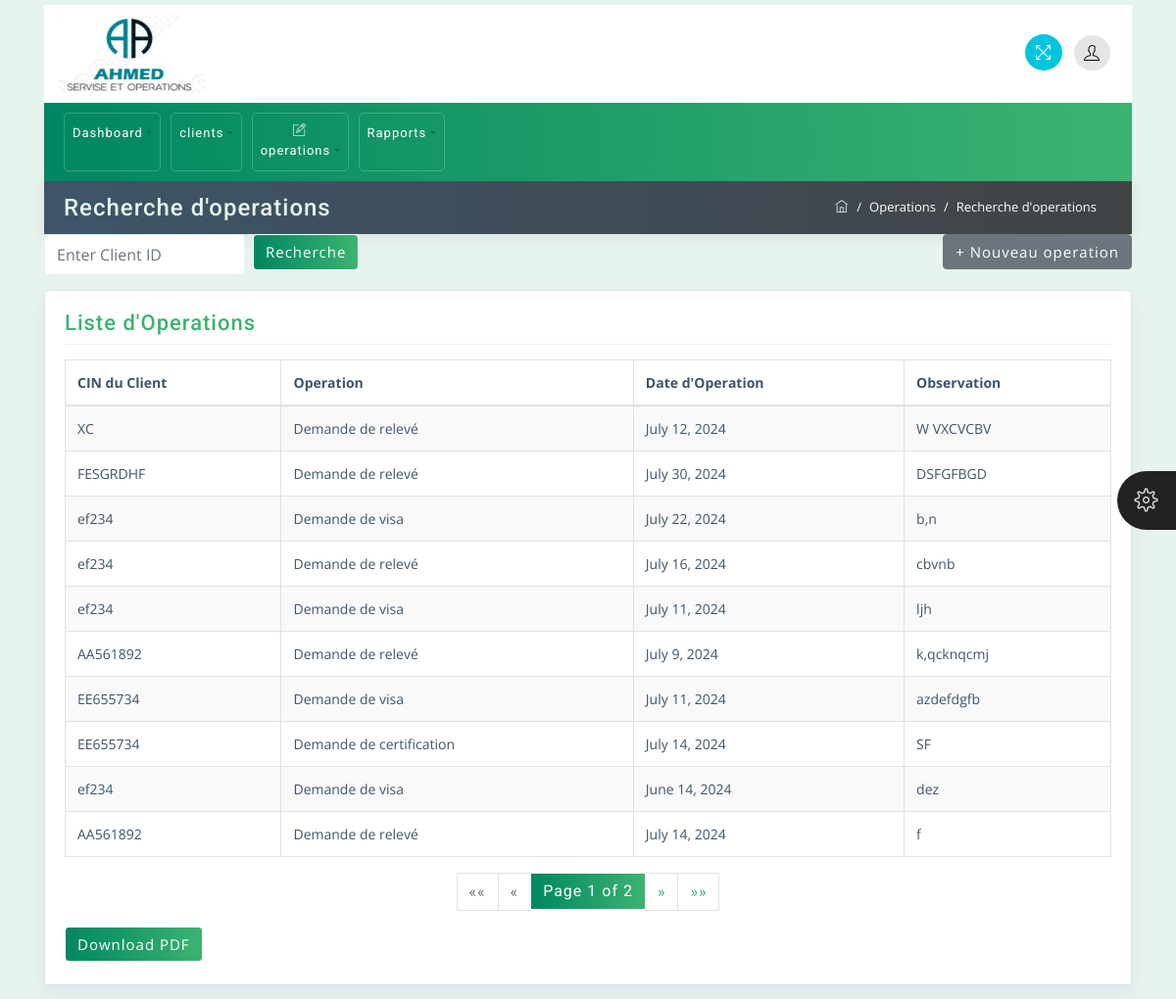
Before: /operation/all with the older database file.
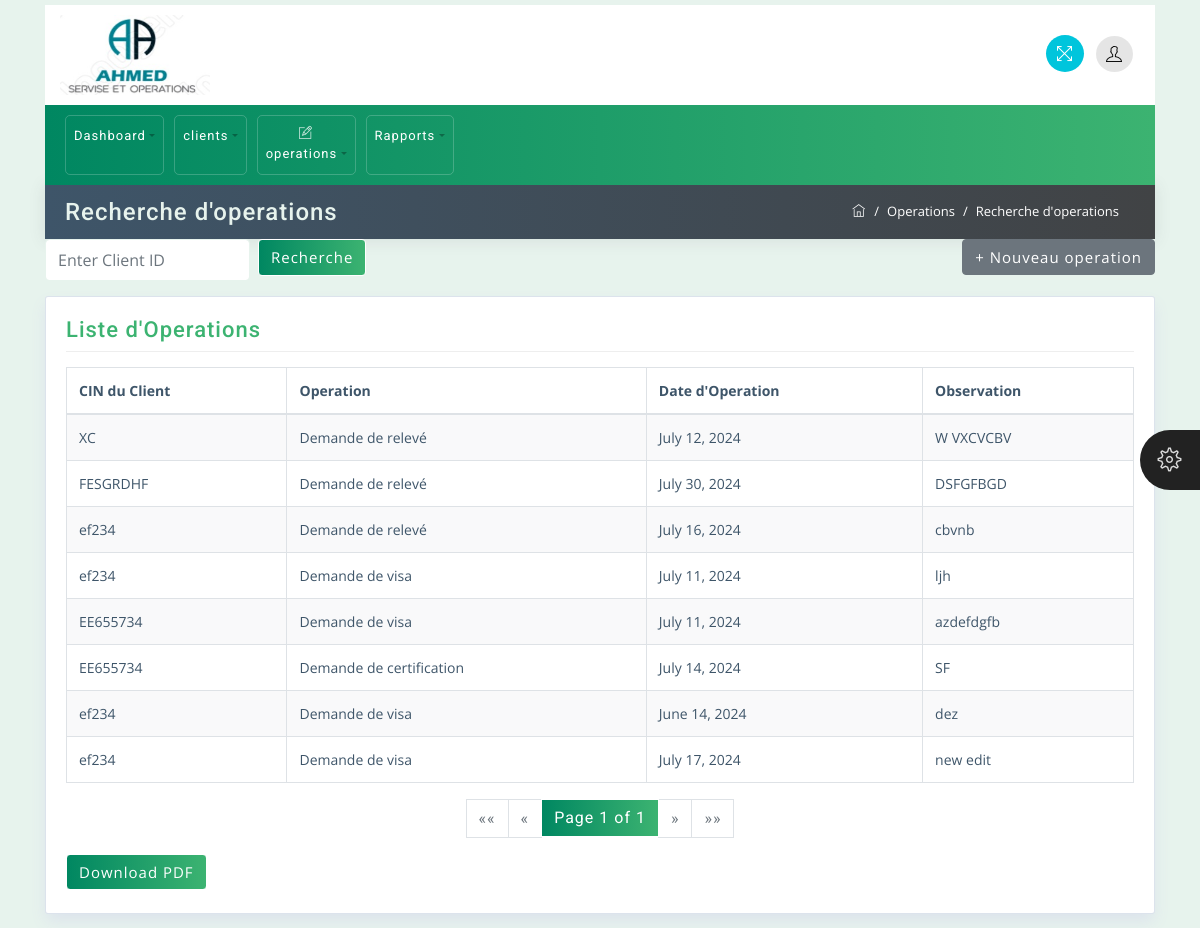
After: the same page with the newer database file.
### employe/models.py (models this page shows, shortened)
class Operation(models.Model):
    client_id = models.CharField(max_length=100)
    operation = models.CharField(max_length=100)
    operation_date = models.DateField(default=timezone.now)
    observation = models.TextField()
    piece_jointe = models.FileField(upload_to='piece_jointe/')
    confirmed = models.BooleanField(default=False)

### employe/views.py (the view)
# urls.py: path('operation/all',OperationListView.as_view(),name='all_operation'),
class OperationListView(ListView):
    model = Operation
    template_name = 'client/operation_list.html'
    context_object_name = 'operations'
    paginate_by = 10
    def get_context_data(self, **kwargs):
        context = super().get_context_data(**kwargs)
        paginator = Paginator(self.get_queryset(), self.paginate_by)
        page_number = self.request.GET.get('page')
        page_obj = paginator.get_page(page_number)
        context['page_obj'] = page_obj
        context['operations'] = page_obj.object_list
        return context

### employe/templates/client/operation_list.html (shortened to what this page needs)
{% extends 'base.html' %}
{% block content %}
<div class="container mt-0">
    <div class="row breadcrumb-bar">
        <div class="col-md-6">
            <h3 class="block-title">Recherche d'operations</h3>
        </div>
        <div class="col-md-6">
            <ol class="breadcrumb">
                <li class="breadcrumb-item">
                    <a href="{% url 'employe:base' %}">
                        <span class="ti-home"></span>
                    </a>
                </li>
                <li class="breadcrumb-item">Operations</li>
                <li class="breadcrumb-item active">Recherche d'operations</li>
            </ol>
        </div>
    </div>
</div>
<div class="container">
    <div class="d-flex justify-content-between align-items-center">
        <form method="get" action="{% url 'employe:search_operations' %}" class="d-flex">
            <div class="form-group mb-0 mr-2">
                <input type="text" name="query" id="query" class="form-control" placeholder="Enter Client ID" value="{{ request.GET.query }}">
            </div>
            <button type="submit" class="btn btn-primary">Recherche</button>
        </form>
        <a href="{% url 'employe:add_operation' %}" class="btn btn-secondary">+ Nouveau operation</a>
    </div>
</div>
<div class="container">
    <div class="row">
        <div class="col-md-12">
            <div class="widget-area-2 proclinic-box-shadow">
                <h3 class="widget-title">Liste d'Operations</h3>
                <div class="table-responsive mb-3">
                    <table id="tableId" class="table table-bordered table-striped">
                        <thead>
                            <tr>
                                <th> CIN du Client</th>
                                <th>Operation</th>
                                <th>Date d'Operation </th>
                                <th>Observation</th>
                            </tr>
                        </thead>
                        <tbody>
                            {% for operation in operations %}
                            <tr>
                                <td><a href="{% url 'employe:detailsop' client_id=operation.client_id %}">{{ operation.client_id }}</a></td>
                                <td>
                                    <a href="#" data-toggle="modal" data-target="#operationModal" data-operation="{{ operation.id }}">
                                        {{ operation.operation }}
                                    </a>
                                </td>
                                <td>{{ operation.operation_date }}</td>
                                <td>{{ operation.observation }}</td>
                            </tr>
                            {% endfor %}
                        </tbody>
                    </table>
                    <nav aria-label="Page navigation">
                        <ul class="pagination justify-content-center">
                            {% if page_obj.has_previous %}
                                <li class="page-item">
                                    <a class="page-link" href="?page=1{% if request.GET.query %}&query={{ request.GET.query }}{% endif %}" aria-label="First">
                                        <span aria-hidden="true">&laquo;&laquo;</span>
                                        <span class="sr-only">First</span>
                                    </a>
                                </li>
                                <li class="page-item">
                                    <a class="page-link" href="?page={{ page_obj.previous_page_number }}{% if request.GET.query %}&query={{ request.GET.query }}{% endif %}" aria-label="Previous">
                                        <span aria-hidden="true">&laquo;</span>
                                        <span class="sr-only">Previous</span>
                                    </a>
                                </li>
                            {% else %}
                                <li class="page-item disabled">
                                    <a class="page-link" href="#" aria-label="First">
                                        <span aria-hidden="true">&laquo;&laquo;</span>
                                    </a>
                                </li>
                                <li class="page-item disabled">
                                    <a class="page-link" href="#" aria-label="Previous">
                                        <span aria-hidden="true">&laquo;</span>
                                    </a>
                                </li>
                            {% endif %}
                            <li class="page-item active"><span class="page-link">Page {{ page_obj.number }} of {{ page_obj.paginator.num_pages }}</span></li>
                            {% if page_obj.has_next %}
                                <li class="page-item">
                                    <a class="page-link" href="?page={{ page_obj.next_page_number }}{% if request.GET.query %}&query={{ request.GET.query }}{% endif %}" aria-label="Next">
                                        <span aria-hidden="true">&raquo;</span>
                                    </a>
                                </li>
                                <li class="page-item">
                                    <a class="page-link" href="?page={{ page_obj.paginator.num_pages }}{% if request.GET.query %}&query={{ request.GET.query }}{% endif %}" aria-label="Last">
                                        <span aria-hidden="true">&raquo;&raquo;</span>
                                    </a>
                                </li>
                            {% else %}
                                <li class="page-item disabled">
                                    <a class="page-link" href="#" aria-label="Next">
                                        <span aria-hidden="true">&raquo;</span>
                                    </a>
                                </li>
                                <li class="page-item disabled">
                                    <a class="page-link" href="#" aria-label="Last">
                                        <span aria-hidden="true">&raquo;&raquo;</span>
                                    </a>
                                </li>
                            {% endif %}
                        </ul>
                    </nav>
                    <a href="{% url 'employe:operationlistpdf' %}?query={{ request.GET.query }}" class="btn btn-primary">Download PDF</a>
                </div>
            </div>
        </div>
    </div>
</div>
{% endblock %}

### employe/templates/base.html (shortened to what this page needs)
{% load static %}
<!DOCTYPE html>
<html lang="en">
    <head>
        {% load static %}
        <link rel="stylesheet" href="{% static 'css/bootstrap.min.css' %}">
        <link rel="stylesheet" href="{% static 'css/themify-icons.css' %}">
        <link rel="stylesheet" href="{% static 'css/animate.css' %}">
        <link rel="stylesheet" href="{% static 'css/styles.css' %}">
        <link rel="stylesheet" href="{% static 'css/green.css' %}" id="style_theme">
        <link rel="stylesheet" href="{% static 'css/responsive.css' %}">
        <link rel="stylesheet" href="{% static 'charts/css/morris.css'%}">
        <link rel="stylesheet" href="{% static 'css/jquery-jvectormap.css'%}">
    </head>
<body>
	<div class="theme-settings" id="switcher">
		<span class="theme-click">
			<span class="ti-settings"></span>
		</span>
	</div>
    <div class="wrapper">
		<div id="content">
			<div class="container top-brand">
				<nav class="navbar navbar-default">
					<div class="navbar-header">
						<div class="sidebar-header"> <a href="{% url 'employe:add_client' %}"><img src="{% static 'images/logo-dark.jpg'%} " class="logo" alt="logo"width="150" height="80"></a>
						</div>
					</div>
					<ul class="nav justify-content-end">
						<li class="nav-item">
							<a class="nav-link">
								<span title="Fullscreen" class="ti-fullscreen fullscreen"></span>
							</a>
						</li>
						<li class="nav-item">
							<a class="nav-link dropdown-toggle" data-toggle="dropdown" href="#" role="button" aria-haspopup="true"
							 aria-expanded="false">
								<span class="ti-user"></span>
							</a>
						</li>
					</ul>
				</nav>
			</div>
			<div class="container menu-nav">
				<nav class="navbar navbar-expand-lg proclinic-bg text-white">
					<div class="collapse navbar-collapse" id="navbarSupportedContent">
						<ul class="navbar-nav mr-auto">
							<li class="nav-item dropdown">
								<a class="nav-link dropdown-toggle" data-toggle="dropdown" href="#" role="button" aria-haspopup="true"
								 aria-expanded="false"> Dashboard</a>
							</li>
							<li class="nav-item dropdown">
								<a class="nav-link dropdown-toggle" data-toggle="dropdown" href="#" role="button" aria-haspopup="true"
								 aria-expanded="false"> clients</a>
							</li>
							<li class="nav-item dropdown">
								<a class="nav-link dropdown-toggle" data-toggle="dropdown" href="#" role="button" aria-haspopup="true"
								 aria-expanded="false"><span class="ti-pencil-alt"></span> operations</a>
							</li>
							<li class="nav-item dropdown">
								<a class="nav-link dropdown-toggle" data-toggle="dropdown" href="#" role="button" aria-haspopup="true"
								 aria-expanded="false"> Rapports</a>
							</li>
						</ul>
					</div>
				</nav>
			</div>
			{% block content %}{% endblock %}
		</div>
	</div>
</body>
</html>

### employe/static/css/styles.css (style rules this page uses)
body { font-family: 'Open Sans', sans-serif; background-color: #E7F3ED; color: #3e5569; }
h1, h2, h3, h4, h5, h6, span, .menu-nav { font-family: 'Roboto', sans-serif; letter-spacing: 1px; }
a, a:hover, a:focus { color: inherit; text-decoration: none; transition: all 0.3s; }
.navbar { padding: 10px 15px; background: #fff; border: none; border-radius: 0; }
.breadcrumb { border-radius: 0; margin-bottom: 0; float: right; border-radius: 20px; background-color: transparent; }
.breadcrumb-bar { background: #3e5569; background: -webkit-linear-gradient(to left, #414345, #3e5569); background: linear-gradient(to left, #414345, #3e5569); margin-left: 0px !important; margin-right: 0px !important; padding: 5px 20px; -webkit-box-shadow: 0px 1px 15px 1px rgba(69,65,78,0.1); box-shadow: 0px 1px 15px 1px rgba(69,65,78,0.1); color: #fff; border: 0px solid; }
.breadcrumb-item { color: #ffffff; font-size: 13px; }
.breadcrumb-item.active { color: #ffffff; font-size: 13px; }
.breadcrumb-item+.breadcrumb-item::before { color: #ffffff; }
.breadcrumb-bar div[class*="col-"] { padding-right: 0px; padding-left: 0px; }
.table td, .table th { padding: .75rem; }
#content { padding-top: 5px; padding-bottom: 15px; transition: all 0.3s; width: 100%; }
.proclinic-box-shadow { border-radius: 0; border: 0; -webkit-box-shadow: 0 0 0 1px #dce3ec, 0 8px 16px 0 #dce3ec; box-shadow: 0 0 0 1px #dce3ec, 0 8px 16px 0 #dce3ec; background: #fff; margin-top: 20px; }
div[class*="col-"] { padding-right: 6px; padding-left: 6px; }
.table-striped tbody tr:nth-of-type(odd) { background-color: rgba(61,79,90,.03); }
table.table tbody td, table.table thead th { font-size: 14px; }
#switcher { position: fixed; bottom: 45%; right: -130px; width: 130px; background-color: #404040; color: #ffffff; z-index: 9999; font-size: 15px; padding-bottom: 20px; -webkit-transition: all 0.6s ease; transition: all 0.6s ease; height: 80px; }
#switcher .theme-click { display: block; position: absolute; padding: 8px; width: 60px; height: 60px; line-height: 48px; color: #ffffff; font-size: 24px; background-color: #222; text-align: center; left: -60px; top: 0; cursor: pointer; z-index: 2; border-radius: 30px 0 0 30px; }
#switcher .theme-click .ti-settings { color: #ddd; }
.menu-nav .navbar-nav .nav-item { font-size: 13px; padding: 2px 0px; border: 1px solid rgba(255,255,255,.2); margin: 0 5px; border-radius: 5px; }
.menu-nav .dropdown-toggle::after { color: rgba(0,0,0,.3); }
.menu-nav [class^="ti-"], .menu-nav [class*=" ti-"] { color: rgba(255,255,255,.8); }
.navbar-default .dropdown-toggle::after { display: none; }
.navbar-default .ti-announcement, .navbar-default .ti-user, .navbar-default .ti-search { padding: 10px; border-radius: 50%; color: #000; }
.navbar-default .ti-user, .navbar-default .ti-announcement, .navbar-default .ti-search { background: rgba(0,0,0,.1); }
.top-brand .nav-link { padding: 6px; cursor: pointer; }
.navbar .nav .nav-item:last-child .nav-link { padding-right: 7px; }
.fullscreen { padding: 10px; font-size: 17px; cursor: pointer; background: #00c5dc; color: #fff; border-radius: 50%; margin-left: 10px; }
h3.block-title { background: transparent; margin: 4px auto; color: #E7F3ED; }
.widget-area-2 { background: #fff; margin-top: 1rem; padding: 20px; padding-bottom: 2px; border-radius: 2px; }
.widget-title { font-size: 22px; padding-bottom: .5rem; margin-bottom: 15px; border-bottom: 1px solid #eeeeee; }
.btn { margin-bottom: 5px; font-size: 15px; letter-spacing: 1px; }
.form-control { border-color: #E7F3ED; }
input.form-control { padding: .5rem .75rem; }
.form-group { margin-bottom: 1.5rem; }
.pagination .page-item.active .page-link { z-index: 1; color: #fff; }
.pagination .page-item:first-child .page-link, .pagination .page-item:last-child .page-link { border-radius: 0px; }
.block-title { -ms-flex: 1 1 auto; flex: 1 1 auto; min-height: 1.75rem; font-size: 1.5rem; line-height: 1.5; }

### employe/static/css/responsive.css (style rules this page uses)
@media (min-width: 992px) { .row { margin-right: -5px; margin-left: -5px; } }
@media (min-width: 992px) and (max-width: 1200px) { .menu-nav [class^="ti-"], .menu-nav [class*=" ti-"] { display: block; margin-bottom: 5px; text-align: center; } }

Changed rows visible on the page:
removed Operation: client_id "ef234", operation "Demande de visa", operation_date "July 22, 2024", observation "b,n"
removed Operation: client_id "AA561892", operation "Demande de relevé", operation_date "July 9, 2024", observation "k,qcknqcmj"
removed Operation: client_id "AA561892", operation "Demande de relevé", operation_date "July 14, 2024", observation "f"
now on this page (row edited): Operation: client_id "ef234", operation "Demande de visa", operation_date "July 17, 2024", observation "new edit"
Other visible differences:
{{ page_obj.paginator.num_pages }}: "2" → "1"
